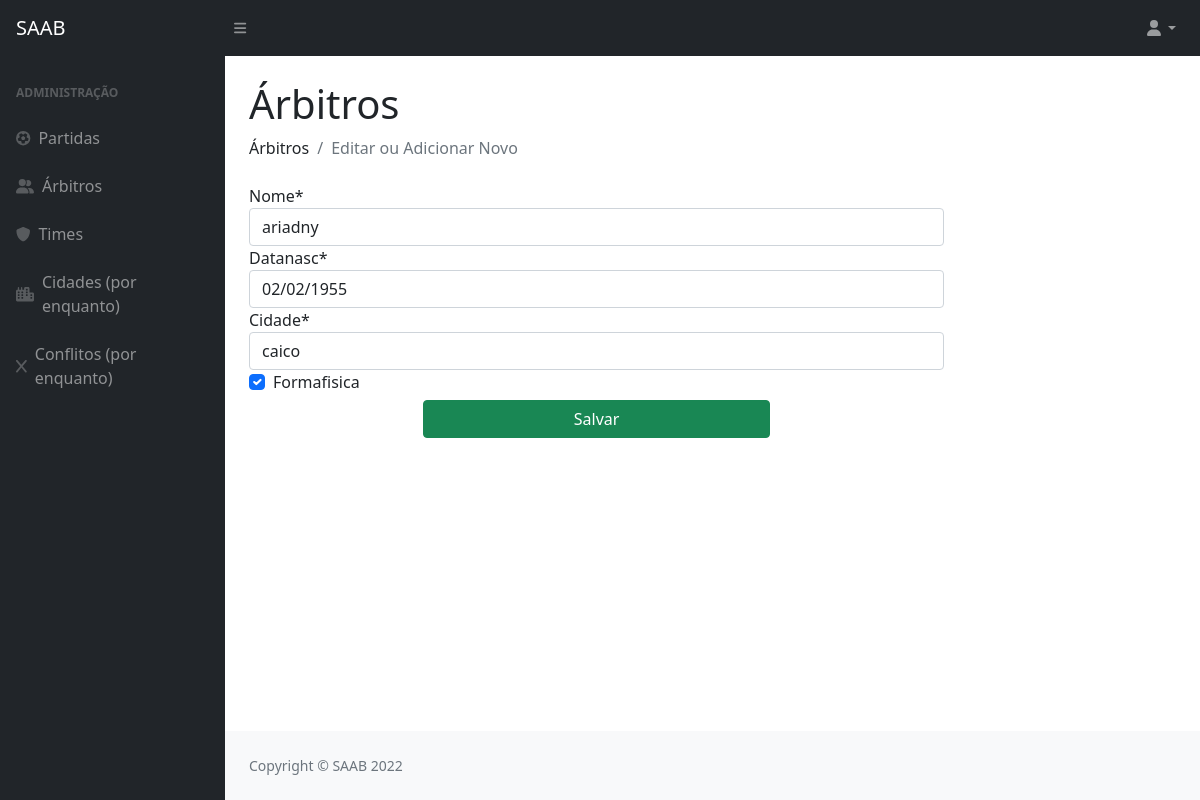
The page /updateArbitro/1 on the database its author committed.
### privado/models.py (models this page shows, shortened)
class Arbitro(models.Model):
    codigo = models.AutoField(primary_key=True)
    datanasc = models.DateField()
    cidade = models.ForeignKey(Cidade, on_delete=models.CASCADE)
    nome = models.CharField(max_length=100)
    formafisica = models.BooleanField()

class Cidade(models.Model):
    codigo = models.AutoField(primary_key=True)
    nome = models.CharField(max_length=100)
    def __str__(self):
        return (self.nome)

### privado/views.py (the view)
# urls.py: path('updateArbitro/<int:id>', updateArbitro, name="url_updateArbitro"),
def updateArbitro(request, id):
    arbi = Arbitro.objects.get(pk=id)
    formArbitro = ArbitroForm(request.POST or None, instance=arbi)
    if formArbitro.is_valid() :
        formArbitro.save()
        return redirect("/arbitros")
    pacote = {"formArbitro": formArbitro}
    return render(request, "SAAB/formArbitro.html", pacote)

### privado/form.py
class ArbitroForm(ModelForm):
    class Meta:
        model = Arbitro
        fields = ["nome", "datanasc", "cidade", "formafisica"]

### privado/templates/SAAB/formArbitro.html (shortened to what this page needs)
{% extends 'SAAB/layout.html' %}
{% block conteudo %}
{% load static %}
{% load crispy_forms_tags %}
<!DOCTYPE html>
<html>
    <head>
    </head>
    <body>
        <h1 class="mt-4">Árbitros</h1>
        <ol class="breadcrumb mb-4">
            <li class="breadcrumb-item">Árbitros</li>
            <li class="breadcrumb-item active">Editar ou Adicionar Novo</li>
        </ol>
        <form method="post" class="w-75">
            {{ formArbitro|crispy }}
            <div class="w-100 text-center">
                <button type="submit" class="w-50 mt-1 btn btn-success">Salvar</button>
            </div>
        </form>
    </body>
</html>
{% endblock %}

### rows shown on the page
Arbitro: nome "ariadny", datanasc "02/02/1955", cidade "caico", formafisica "☑"
